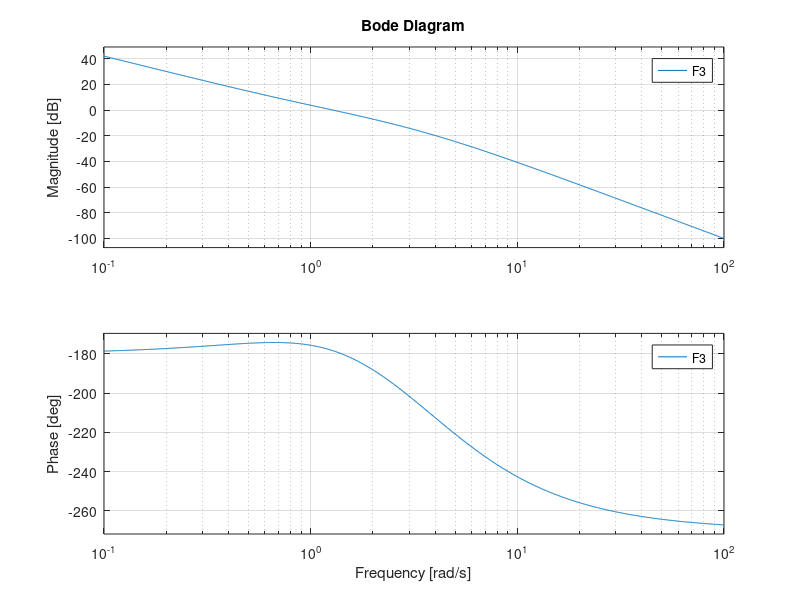
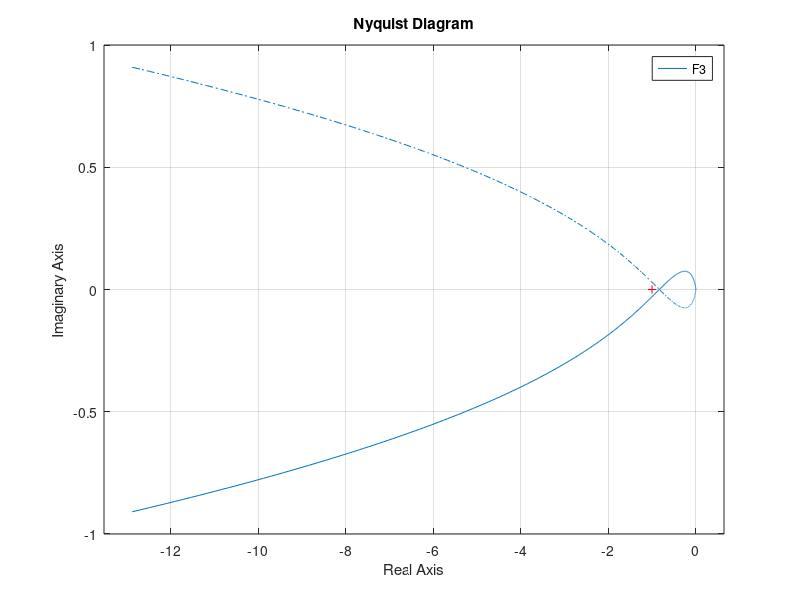

MATLAB code for these plots, in order:
clear variables
close all
clc 

s = tf('s');

F1 = 1/(s*(s+2)*(s+4))
Kf1 = dcgain(s*F1)  % calcolo guadagno stazionario
figure(1),bode(F1),grid on;
figure(2),nyquist(F1);
pause;


F2 = 10/s*F1 % E' di tipo 2. Poli in 0(2), -2, -4
Kf2 = dcgain(s^2*F2)
% phi_0 = -90*2 = -180
% phi_inf = -180-90*2 = -360
figure(1),bode(F2),grid on;
figure(2),nyquist(F2);
% nia=0 perche' non ho poli a parte reale positiva, N=2
% non mi servirebbe nemmeno Matlab, ho delle circonferenze di raggio
% infinito, il punto critico è ovviamente dentro
% nic = 2 , il sistema e' instabile e ho sue poli a parte reale positiva
% Come posso verificare che l'analisi fatta con Nyquist sia corretta?
% calcolo la funzione di catena chiusa con feedback
W2 = feedback(F2,1);
damp(W2); % per vedere dove sono collocati i poli
pause;


F3 = F2*(s+1) % la funzione ha uno zero reale negativo in -1, poli reali 
               % in 0(2), -2, -4
Kf3 = dcgain(s^2*F3)
% phi_0 = -90*2 + fase(Kf3) = -180
% phi_inf = -180+90-90*2 = -270   ho un aumento di fase e poi una
% diminuzione, ed e' quello che si vede dal DdB della fase
figure(1),bode(F3),grid on;
figure(2),nyquist(F3);
% gia' dal diagramma di Bode si puo' notare che il modulo corrispondente a
% fase -180 e' minore di zero in decibel, quindi minore di uno in unita'
% naturali. Il punto critico sara' alla sua sinistra
% N=0, nic=0, quindi il sistema e' asintoticamente stabile
% Per controllare:
W3=feedback(F3,1);
damp(W3)

